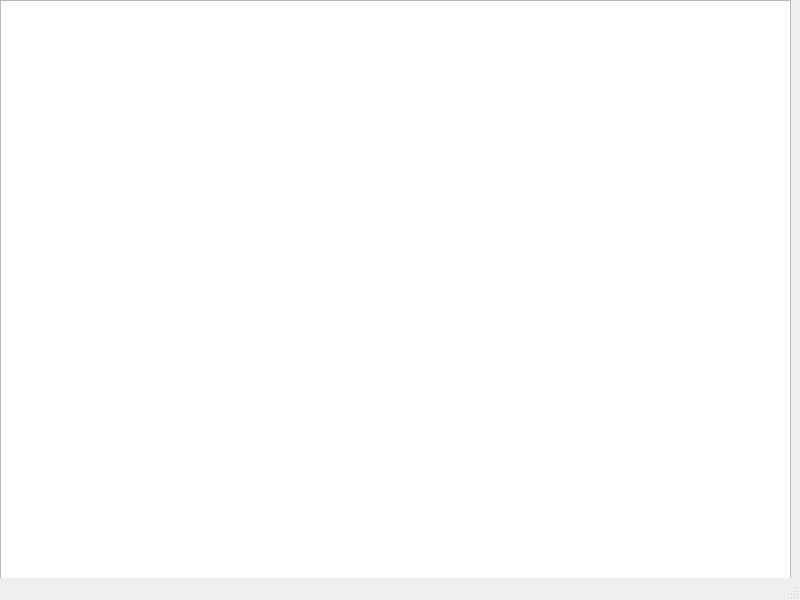
<?xml version="1.0" encoding="UTF-8"?>
<ui version="4.0">
 <class>MainWindow</class>
 <widget class="QMainWindow" name="MainWindow">
  <property name="geometry">
   <rect>
    <x>0</x>
    <y>0</y>
    <width>800</width>
    <height>600</height>
   </rect>
  </property>
  <property name="windowTitle">
   <string>MainWindow</string>
  </property>
  <widget class="QWidget" name="centralwidget">
   <widget class="QGraphicsView" name="graphicsView">
    <property name="geometry">
     <rect>
      <x>0</x>
      <y>0</y>
      <width>791</width>
      <height>631</height>
     </rect>
    </property>
   </widget>
  </widget>
  <widget class="QMenuBar" name="menubar">
   <property name="geometry">
    <rect>
     <x>0</x>
     <y>0</y>
     <width>800</width>
     <height>36</height>
    </rect>
   </property>
  </widget>
  <widget class="QStatusBar" name="statusbar"/>
 </widget>
 <resources/>
 <connections/>
</ui>
